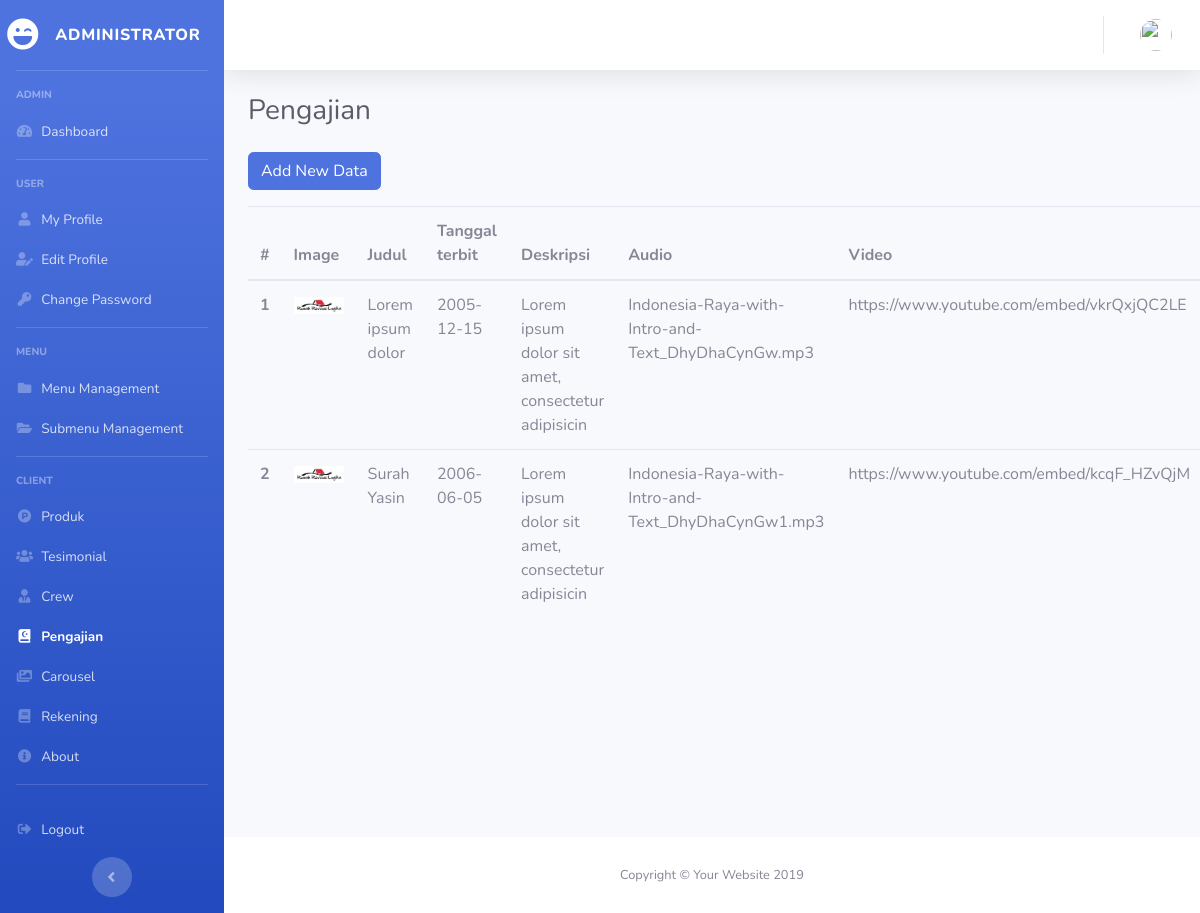
The app's page /index.php/pengajian with its own data.
### tables this page shows
CREATE TABLE `user_menu` (
  `id` int(11) NOT NULL,
  `menu` varchar(128) NOT NULL
);

CREATE TABLE `sub_menu` (
  `id` int(11) NOT NULL,
  `judul` varchar(128) NOT NULL,
  `menu_id` int(11) NOT NULL,
  `url` varchar(128) NOT NULL,
  `icon` varchar(128) NOT NULL,
  `is_active` int(1) NOT NULL
);

CREATE TABLE `tb_pengajian` (
  `id` int(11) NOT NULL,
  `judul` varchar(128) NOT NULL,
  `tanggal_terbit` date NOT NULL,
  `deskripsi` text NOT NULL,
  `feature_image` varchar(128) NOT NULL,
  `video_url` varchar(128) NOT NULL,
  `audio_url` varchar(128) NOT NULL,
  `type_video` varchar(128) NOT NULL,
  `type_audio` varchar(128) NOT NULL
);

### application/controllers/Pengajian.php (called while the page is built, shortened)
<?php
	class Pengajian extends CI_Controller {
		public function index() {
			$data['judul'] = "Pengajian";
			$data['user'] = $this->db->get_where('tb_user', ['email' => $this->session->userdata('email')])->row_array();
			$data['pengajian'] = $this->db->get('tb_pengajian')->result_array();
				$this->load->view('templates/admin_header', $data);
				$this->load->view('templates/admin_sidebar', $data);
				$this->load->view('templates/admin_topbar', $data);
				$this->load->view('pengajian/index', $data);
				$this->load->view('templates/admin_footer');
		}
	}
 ?>

### index.php (called while the page is built, shortened)
<?php
require_once BASEPATH.'core/CodeIgniter.php';

### application/views/pengajian/index.php (the view, shortened to what this page needs)
   <div class="container-fluid">
     <h1 class="h3 mb-4 text-gray-800"><?php echo $judul; ?></h1>
     	<div class="row">
     		<div class="col-md">
<a href="<?php echo base_url(); ?>pengajian/insert" class="btn btn-primary mb-3">Add New Data</a>
     			<table class="table table-hover">
  <thead>
    <tr>
      <th scope="col">#</th>
      <th scope="col">Image</th>
      <th scope="col">Judul</th>
      <th scope="col">Tanggal terbit</th>
      <th scope="col">Deskripsi</th>
      <th scope="col">Audio</th>
      <th scope="col">Video</th>
    </tr>
  </thead>
  <tbody>
  	<?php $i = 1; ?>
  	<?php foreach($pengajian as $p) : ?>
    <tr>
      <th scope="row"><?php echo $i; ?></th>
      <td><img src="<?php echo base_url(); ?>assets/img/upload/pengajian/img/<?php echo $p['feature_image']; ?>" width="50"></td>
      <td><?php echo $p['judul']; ?></td>
      <td><?php echo $p['tanggal_terbit']; ?></td>
      <td><?php echo substr($p['deskripsi'],0,50); ?></td>
      <td><?php echo $p['audio_url']; ?></td>
      <td><?php echo $p['video_url']; ?></td>
    </tr>
    <?php $i++; ?>
	<?php endforeach; ?>
  </tbody>
</table>
     		</div>
     	</div>
   </div>
 </div>

### application/views/templates/admin_sidebar.php (shortened to what this page needs)
<div id="wrapper">
  <ul class="navbar-nav bg-gradient-primary sidebar sidebar-dark accordion" id="accordionSidebar">
    <a class="sidebar-brand d-flex align-items-center justify-content-center" href="index.html">
      <div class="sidebar-brand-icon">
        <i class="fas fa-laugh-wink"></i>
      </div>
      <div class="sidebar-brand-text mx-3">Administrator</div>
    </a>
    <hr class="sidebar-divider">
    <?php
        $queryMenu = "SELECT * FROM user_menu";
        $menu = $this->db->query($queryMenu)->result_array();
     ?>
     <?php foreach($menu as $m) : ?>
        <div class="sidebar-heading">
          <?php echo $m['menu']; ?>
        </div>
          <?php
              $menu_id = $m['id'];
              $querySubMenu = "SELECT `sub_menu`.*, `user_menu`.`menu`
                                 FROM `sub_menu` JOIN `user_menu`
                                 ON `sub_menu`.`menu_id` = `user_menu`.`id`
                                WHERE `sub_menu`.`menu_id` = $menu_id
                                AND `sub_menu`.`is_active` = 1";
              $subMenu = $this->db->query($querySubMenu)->result_array();
           ?>
           <?php foreach($subMenu as $sm) : ?>
            <?php if($judul == $sm['judul']) : ?>
              <li class="nav-item active">
            <?php else : ?>
              <li class="nav-item">
            <?php endif; ?>
              <a class="nav-link pb-0" href="<?php echo base_url() . $sm['url']; ?>">
                <i class="<?php echo $sm['icon']; ?>"></i>
                <span><?php echo $sm['judul']; ?></span></a>
            </li>
          <?php endforeach; ?>
              <hr class="sidebar-divider mt-3">
      <?php endforeach; ?>
    <li class="nav-item">
      <a class="nav-link" href="<?php echo base_url(); ?>auth/logout">
        <i class="fas fa-fw fa-sign-out-alt"></i>
        <span>Logout</span></a>
    </li>
    <div class="text-center d-none d-md-inline">
      <button class="rounded-circle border-0" id="sidebarToggle"></button>
    </div>
  </ul>

### records on screen
user_menu: menu "ADMIN"
sub_menu: judul "Dashboard"
user_menu: menu "USER"
sub_menu: judul "My Profile"
sub_menu: judul "Edit Profile"
sub_menu: judul "Change Password"
user_menu: menu "MENU"
sub_menu: judul "Menu Management"
sub_menu: judul "Submenu Management"
user_menu: menu "CLIENT"
sub_menu: judul "Produk"
sub_menu: judul "Tesimonial"
sub_menu: judul "Crew"
sub_menu: judul "Pengajian"
sub_menu: judul "Carousel"
sub_menu: judul "Rekening"
sub_menu: judul "About"
tb_pengajian: feature_image (placeholder picture), judul "Lorem ipsum dolor", tanggal_terbit "2005-12-15", deskripsi "Lorem ipsum dolor sit amet, consectetur adipisicin", audio_url "Indonesia-Raya-with-Intro-and-Text_DhyDhaCynGw.mp3", video_url "https://www.youtube.com/embed/vkrQxjQC2LE"
tb_pengajian: feature_image (placeholder picture), judul "Surah Yasin", tanggal_terbit "2006-06-05", deskripsi "Lorem ipsum dolor sit amet, consectetur adipisicin", audio_url "Indonesia-Raya-with-Intro-and-Text_DhyDhaCynGw1.mp3", video_url "https://www.youtube.com/embed/kcqF_HZvQjM"

### other values on screen
$judul "Pengajian"
